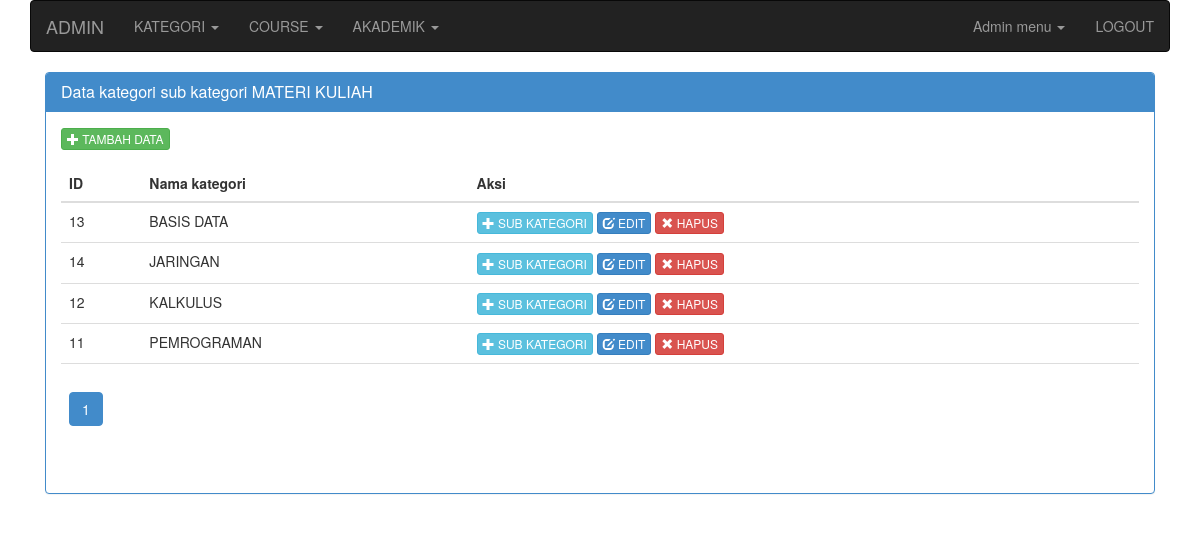
The page /admin.php?mod=kategori&parent_id=1 (signed in) on the database its author committed.
### tables this page shows
CREATE TABLE `kategori` (
  `kategori_id` int(11) NOT NULL AUTO_INCREMENT,
  `kategori_parent_id` int(11) DEFAULT '0',
  `kategori_nama` varchar(255) DEFAULT NULL,
  PRIMARY KEY (`kategori_id`)
);

### modules/kategori/admin/action_kategori.php (called while the page is built, shortened)
<?php
$parent_id = 0;
if( isset($_GET['parent_id']) and !empty($_GET['parent_id']) ){
	$parent_id = (int)$_GET['parent_id'];
}
$kategori_nama = GetOne("SELECT kategori_nama FROM kategori WHERE kategori_id = $parent_id");
$title_page = (!$kategori_nama)?"":" sub kategori $kategori_nama";
$query = "SELECT * FROM kategori WHERE kategori_parent_id = $parent_id  ORDER BY kategori_nama ASC";
$paging = new Pagination($query,10);
$num_rows = $paging->NumRows();
$result = $paging->Result();
$link = $paging->Link();
?>

### includes/fungsi.db.php (called while the page is built, shortened)
<?php
function GetOne( $query = "" )
{
	$execute = mysql_query($query) or die( mysql_error() );
	if( $execute ){
		$rows = mysql_fetch_row($execute);
		if($rows){
			return @$rows[0];
		}
	}
}

### modules/kategori/admin/kategori.php (the view, shortened to what this page needs)
<div class="col-md-12" id="content-container">
<div class="panel panel-primary">
    <div class="panel-heading"><h3 class="panel-title">Data kategori<?=$title_page?></h3></div>
    <div class="panel-body">
            <div class="row clearfix">
            <div class="col-md-12 column" id="post">
            	<div class="text-left" style="margin-bottom:15px;"><?=link_tambah("admin.php?mod=kategori&act=add_kategori&parent_id=$parent_id")?></div>
            	<div class="table-responsive">
            	<table class="table">
					<thead>
                    	<tr>
                        	<th>ID</th>
                            <th>Nama kategori</th>
                            <th>Aksi</th>
                        </tr>
                    </thead>
                    <tbody>
						<?php
                        if( $num_rows > 0 )
                        {
                            foreach($result as $row)
                            {
                         ?>
                         		<tr>
                                	<td><?=$row['kategori_id']?></td>
                                    <td><?=$row['kategori_nama']?></td>
                                    <td>
                                    <?=link_subkategori("admin.php?mod=kategori&parent_id=".$row['kategori_id'])?>
									<?=link_edit("admin.php?mod=kategori&act=edit_kategori&id=$row[kategori_id]&parent_id=$parent_id")?>
                                    <?=link_hapus("admin.php?mod=kategori&delete=yes&id=".$row['kategori_id'])?>
                                    </td>
                                </tr>
                        <?php
                            }
                        }else{
						?>
                        	<tr>
                            	<td colspan="3" align="center"><em>Tidak ada data</em></td>
                            </tr>
                        <?php
						}
                        ?>
                    </tbody>
                    <tfoot>
                    	<tr>
                        	<td colspan="3"><?php echo $link; ?></td>
                        </tr>
                    </tfoot>
            	</table>
            	</div>
            </div>
            </div>
    </div>
</div>
</div>

### includes/fungsi.web.php (shortened to what this page needs)
<?php
function link_edit($url, $attr = "" )
{
	$str = "<a href=\"$url\" class=\"btn btn-primary btn-xs\" $attr>
			<i class=\"glyphicon glyphicon-edit\"></i> EDIT</a>";
	return $str;
}
function link_hapus($url, $attr = "" )
{
	$confirm = " onclick=\"return confirm('Apakah Anda yakin akan menghapus data ini?');\"";
	$str = "<a href=\"$url\" class=\"btn btn-danger btn-xs\" $confirm $attr>
			<i class=\"glyphicon glyphicon-remove\"></i> HAPUS</a>";
	return $str;
}
function link_tambah($url="",$title="Tambah data", $attr = "")
{
	$title = strtoupper($title);
	$str = "<a href=\"$url\" class=\"btn btn-success btn-xs\" $attr>
			<i class=\"glyphicon glyphicon-plus\"></i> $title</a>";
	return $str;
}
function link_subkategori($url, $attr = "" )
{
	$str = "<a href=\"$url\" class=\"btn btn-info btn-xs\" $attr>
			<i class=\"glyphicon glyphicon-plus\"></i> SUB KATEGORI</a>";
	return $str;
}

### rows shown on the page
kategori: kategori_nama "sub kategori MATERI KULIAH"
kategori: kategori_id "13", kategori_nama "BASIS DATA"
kategori: kategori_id "14", kategori_nama "JARINGAN"
kategori: kategori_id "12", kategori_nama "KALKULUS"
kategori: kategori_id "11", kategori_nama "PEMROGRAMAN"

### other values the page prints
$title "KATEGORI"
$title "COURSE"
$title "AKADEMIK"
$title "TAMBAH DATA"
